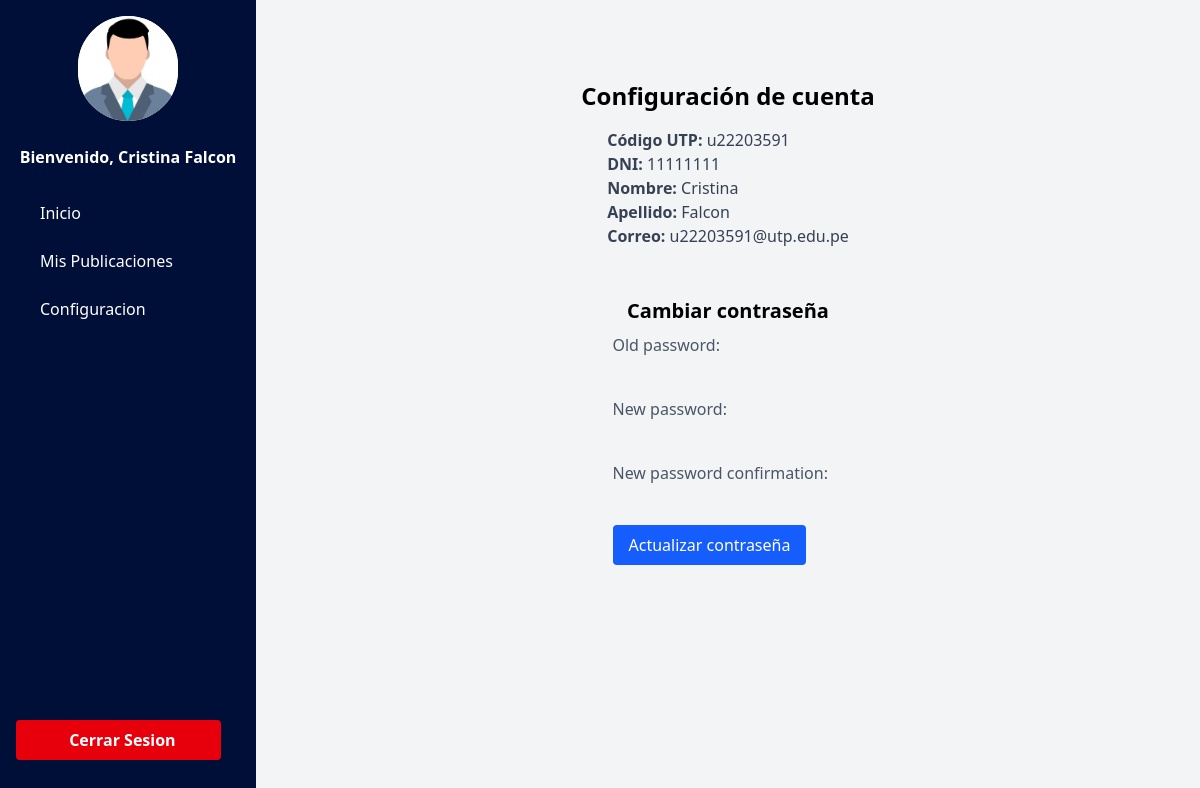
Page /publicacion/configuracion/ (signed in) on the committed database.
### usuarios/models.py (models this page shows)
class Usuario(AbstractUser):
    dni = models.CharField(max_length=8, unique=True, null=True, blank=True)

### publicaciones/views.py (the view)
# urls.py: path('configuracion/', configuracion_cuenta, name='configuracionusuario'),
@login_required
def configuracion_cuenta(request):
    if request.method == 'POST':
        form = PasswordChangeForm(user=request.user, data=request.POST)
        if form.is_valid():
            user = form.save()
            update_session_auth_hash(request, user)
            messages.success(request, 'Contraseña actualizada correctamente.')
            return redirect('configuracion_cuenta')
        else:
            messages.error(request, 'Por favor corrige los errores.')
    else:
        form = PasswordChangeForm(user=request.user)
    return render(request, 'configuracion.html', {
        'form': form,
        'usuario': request.user
    })

### templates/configuracion.html (shortened to what this page needs)
{% extends 'index.html' %} {% block content %}
<div class="w-screen h-screen flex">
  <div class="w-auto">{% include 'navbar.html'%}</div>
  <main
    class="flex flex-col items-center bg-gray-100 relative overflow-y-scroll pt-20 w-full"
  >
    <h2 class="text-2xl font-bold mb-4  text-center">Configuración de cuenta</h2>
    <div class="mb-4 text-gray-700">
      <p><strong>Código UTP:</strong> {{ usuario.username }}</p>
      <p><strong>DNI:</strong> {{ usuario.dni }}</p>
      <p><strong>Nombre:</strong> {{ usuario.first_name }}</p>
      <p><strong>Apellido:</strong> {{ usuario.last_name }}</p>
      <p><strong>Correo:</strong> {{ usuario.email }}</p>
    </div>
    <h3 class="text-xl font-semibold mb-2">Cambiar contraseña</h3>
    <form method="post" class="space-y-4">
      {% csrf_token %} {% for field in form %}
      <div>
        <label class="block font-medium text-gray-600"
          >{{ field.label|capfirst }}:</label
        >
        {{ field }}
      </div>
      {% endfor %}
      <button
        type="submit"
        class="bg-blue-600 text-white px-4 py-2 rounded hover:bg-blue-700"
      >
        Actualizar contraseña
      </button>
    </form>
  </main>
</div>
{%endblock%}

### templates/navbar.html (shortened to what this page needs)
{%load static%}{%url 'cerrar_sesion' as cerrarsesion%} {%url 'home' as home%} {%url 'mispublicaciones' as mispublicaciones%} {%url 'configuracionusuario' as configuracionusuario%}
<div class="overflow-hidden">
  <div class="flex h-screen">
    <div
      id="sidebar"
      class="bg-[#000f37] w-64 p-4 space-y-6 transition-transform transform md:translate-x-0 -translate-x-full fixed md:relative z-30 h-full"
    >
      <div class="flex items-center justify-center">
        <img
          src="{%static 'img/logouser.png'%}"
          alt="logo-user"
          class="rounded-full w-[100px] bg-amber-50"
        />
      </div>
      <h2 class="text-base font-bold text-center capitalize text-white">
        Bienvenido, {{user.first_name}} {{user.last_name}}
      </h2>
      <nav class="space-y-2 h-full">
        <a
          href="{{home}}"
          class="text-white px-4 py-2 rounded hover:bg-gray-200 hover:text-[#000f37] flex items-center gap-2 transition-all duration-300"
          >Inicio</a
        >
        <a
          href="{{mispublicaciones}}"
          class="text-white px-4 py-2 rounded hover:bg-gray-200 hover:text-[#000f37] flex items-center gap-2 transition-all duration-300"
          >Mis Publicaciones</a
        >
        <a
          href="{{configuracionusuario}}"
         class="text-white px-4 py-2 rounded hover:bg-gray-200 hover:text-[#000f37] flex items-center gap-2 transition-all duration-300"
          >Configuracion</a
        >
        <a
          href="{{cerrarsesion}}"
          class="px-4 py-2 rounded bg-red-600 text-center font-bold text-white absolute bottom-10 w-[80%] mr-auto ml-auto flex items-center gap-2 justify-center"
          >Cerrar Sesion</a
        >
      </nav>
    </div>
  </div>
</div>

### rows in the picture
Usuario: first_name "Cristina", last_name "Falcon", username "u22203591", dni "11111111", email "u22203591@utp.edu.pe"

### other values in the picture
{{ field.label|capfirst }} "Old password" "New password" "New password confirmation"
